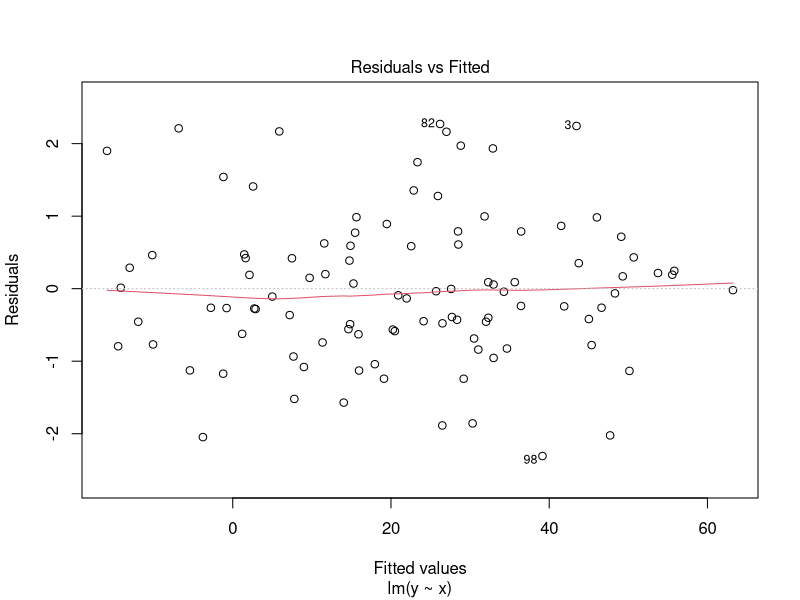
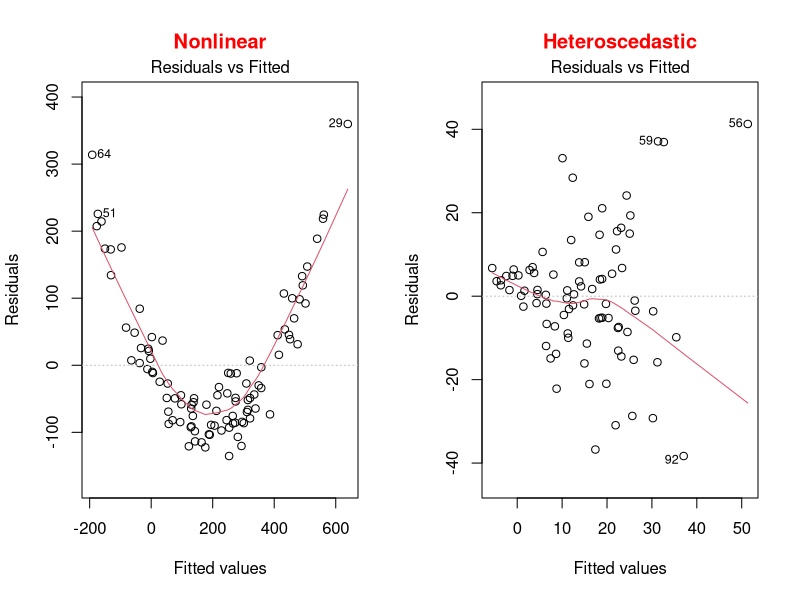
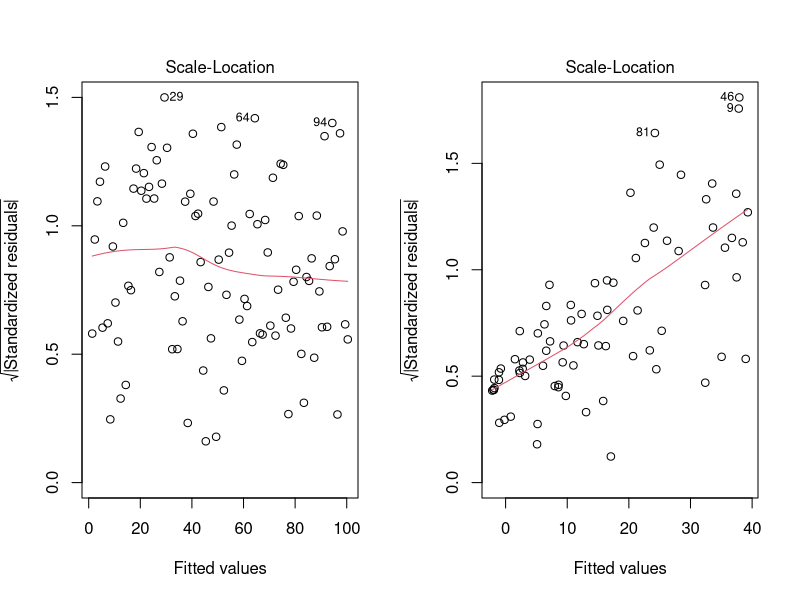
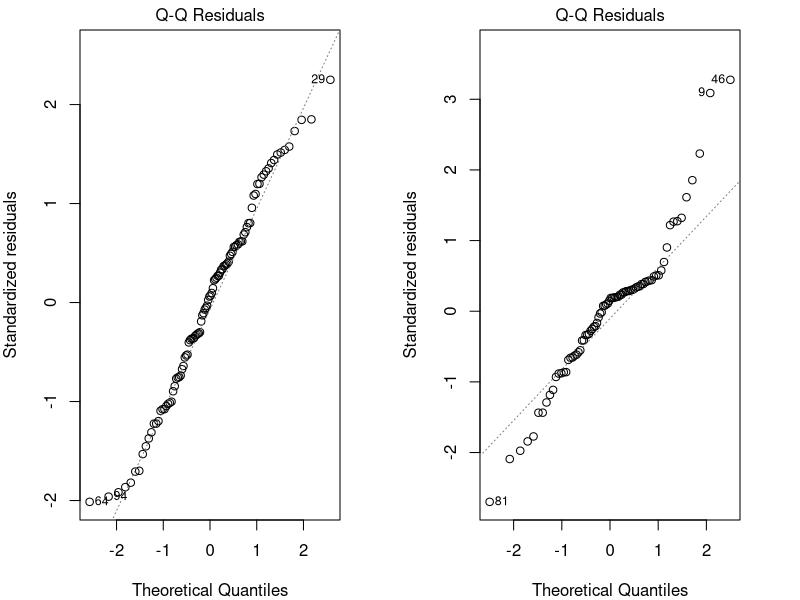
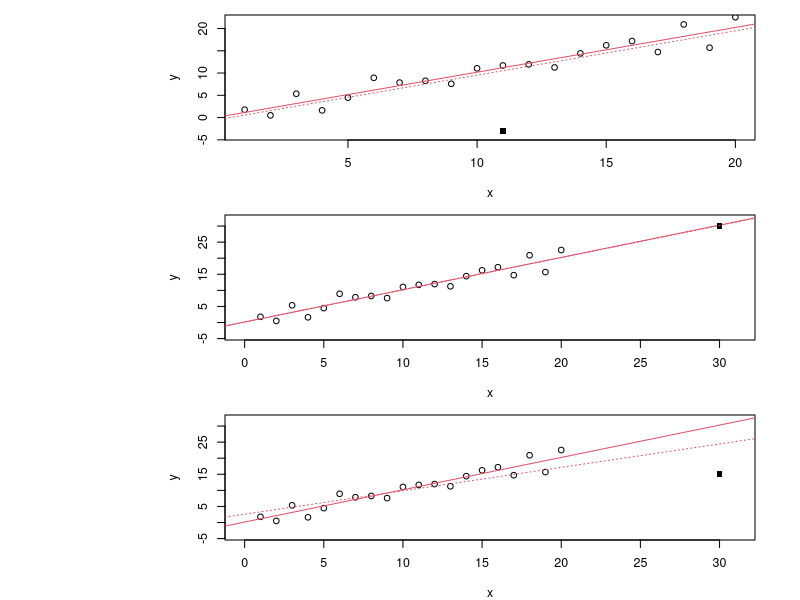
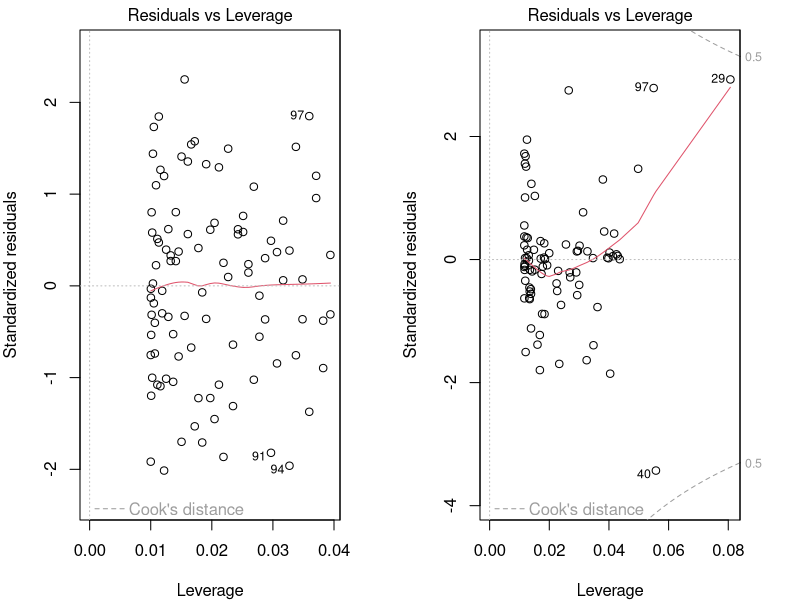
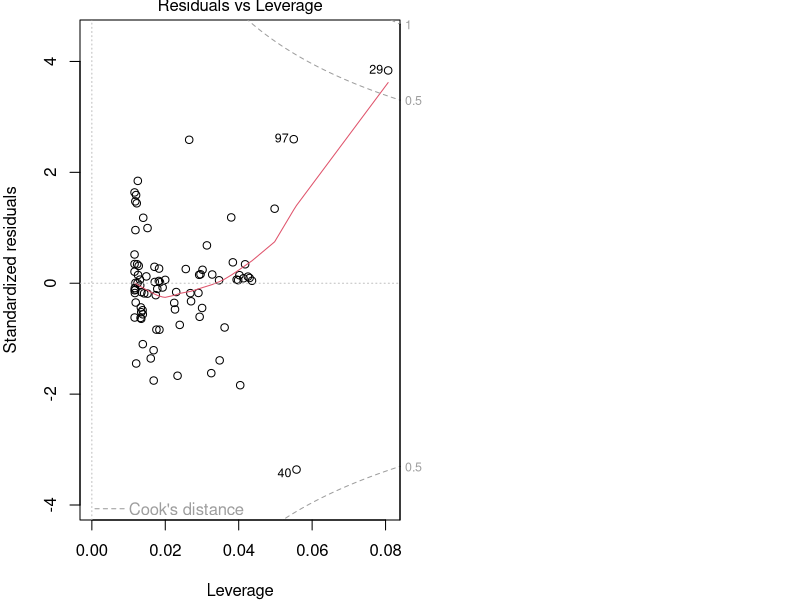
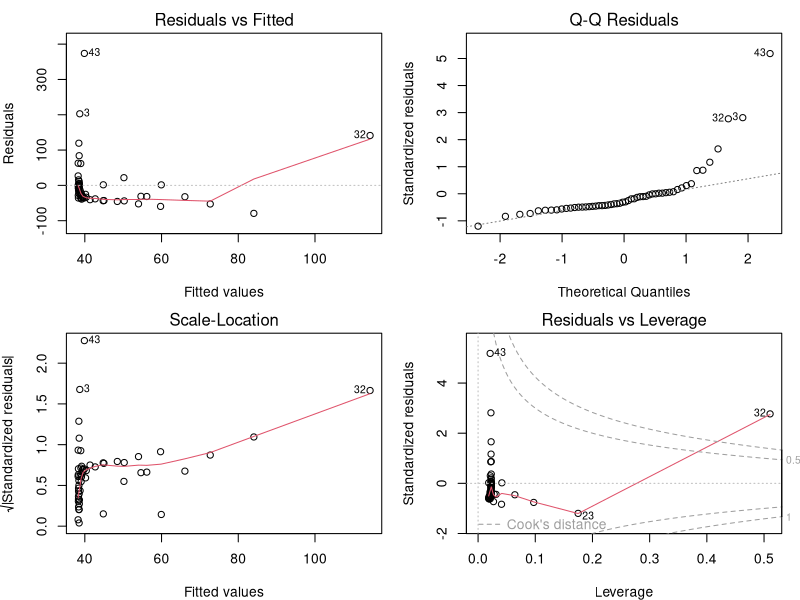

Write R code to recreate these figures, in order. (Note: this script raises an error after producing the figures.)
## ---- chunk 1
knitr::opts_chunk$set(
  comment = "#",
  collapse = TRUE,
  #cache = TRUE,
  warning = FALSE,
  message = FALSE,
  fig.width=6, fig.height=6,
  fig.align = 'center'
)
## ---- chunk 2
options(repos=structure(c(CRAN="http://cran.r-project.org")))
## ---- chunk 3
if (!require(dplyr)) install.packages("dplyr")
library(dplyr)

if (!require(kableExtra)) install.packages("kableExtra")
library(kableExtra)

if (!require(vegan)) install.packages("vegan")
library(vegan)

if (!require(e1071)) install.packages("e1071")
library(e1071)

if (!require(MASS)) install.packages("MASS")
library(MASS)

if (!require(car)) install.packages("car")
library(car)

if (!require(effects)) install.packages("effects")
#library(effects)

## ---- chunk 4
bird <- read.csv("Scripts_and_data/birdsdiet.csv")
## ---- chunk 5
str(bird)
## ---- chunk 6
str(bird)
## ---- chunk 7
lm1 <- lm(MaxAbund ~ Mass, data = bird)
## ---- chunk 8
  set.seed(1234564)
  x <- rnorm(100,10,10)
  y <- 2*x+0 + rnorm(100)
  lm <- lm(y~x)
  plot(lm, which = 1)
## ---- chunk 9
par(mfrow=c(1,2))
set.seed(1234564)
x = rnorm(100,10,10)
y = (x)^2 + rnorm(length(x),0,30)
lm=lm(y~scale(x))
plot(lm,which = 1, main = "Nonlinear", col.main="red")

x = rnorm(100,10,10)
y = (x) + 0 + rnorm(length(x), 0, x)
lm=lm(y~scale(x))
plot(lm,which = 1, main = "Heteroscedastic", col.main="red")
## ---- chunk 10
par(mfrow=c(1,2))
set.seed(1234564)
x <- 1:100
y <- x + rnorm(100,sd=5)
lm=lm(y~x)
plot(lm,which = 3)

set.seed(2)
x = rnorm(100,10,10)
y = (x) + 0 + rnorm(length(x), 0, x)
lm=lm(y~scale(x))
plot(lm,which = 3)
## ---- chunk 11
par(mfrow=c(1,2), mar = c(4, 4, 1.5, 3))
set.seed(1234564)
x <- 1:100
y <- x + rnorm(100,sd=5)
lm=lm(y~x)
plot(lm, which = 2)

set.seed(2)
x = rnorm(100,10,10)
y = (x) + 0 + rnorm(length(x), 0, x)
lm=lm(y~scale(x))
plot(lm, which = 2)
## ---- chunk 12
par(mfrow=c(3, 1), mar = c(4, 15, 1, 3), cex = 0.75)
set.seed(1234564)
x <- 1:20
y <- rnorm(x, x, 2)
lm0 <- lm(y ~ x)
# plot 1
plot(x, y, ylim = c(-4, 22)); abline(lm0, col = 2); points(11, -3, pch = 15)
# add 20, 10 point to the new lm
xx <- c(x, 11); yy <- c(y, -3)
abline(lm(yy ~ xx), col = 2, lty = 3)
text(-18, 10, srt=0, adj = 0, labels = '* No leverage \n* Low influence', xpd = TRUE, cex = 1.5)
# plot 2
plot(x, y, ylim = c(-4, 32), xlim = c(0, 31)); abline(lm0, col = 2); points(30, 30, pch = 15)
# add 20, 10 point to the new lm
xx <- c(x, 30); yy <- c(y, 30)
abline(lm(yy ~ xx), col = 2, lty = 3)
text(-31, 15, srt=0, adj = 0, labels = '* High leverage \n* No influence', xpd = TRUE, cex = 1.5)

# plot 3
plot(x, y, ylim = c(-4, 32), xlim = c(0, 31)); abline(lm0, col = 2); points(30, 15, pch = 15)
# add 20, 10 point to the new lm
xx <- c(x, 30); yy <- c(y, 15)
abline(lm(yy ~ xx), col = 2, lty = 3)
text(-31, 15, srt=0, adj = 0, labels = '* High leverage \n* High influence', xpd = TRUE, cex = 1.5)
## ---- chunk 13
par(mfrow=c(1,2), mar = c(4, 4, 1.5, 3))
set.seed(1234564)
x <- 1:100
y <- x + rnorm(100,sd=5)
lm=lm(y~x)
plot(lm, which = 5)

set.seed(1234564)
x = rnorm(100,10,10)
y = (x) + 0 + rnorm(length(x), 0, x)
lm=lm(y~scale(x))
plot(lm, which = 5)
## ---- chunk 14
par(mar = c(4, 4, 1, 0))
set.seed(1234564)
x = rnorm(100,10,10)
y = (x) + 0 + rnorm(length(x), 0, x)
y[29] <- 100
lm=lm(y~scale(x))
plot(lm, which = 5)
## ---- chunk 15
par(mfrow=c(2,2), mar = c(4,4,2,1.1), oma =c(0,0,0,0))
plot(lm1)
## ---- chunk 16
par(mfrow=c(1,3), mar = c(4,4,3,1), cex = 0.8)
plot(bird$MaxAbund ~ bird$Mass)
abline(lm1) # adds the best-fit line
hist(bird$MaxAbund) # hist() produces a histogram of the variable
hist(bird$Mass)
## ---- chunk 17
shapiro.test(bird$MaxAbund)
shapiro.test(bird$Mass)
## ---- chunk 18
skewness(bird$MaxAbund)
skewness(bird$Mass)
## ---- chunk 19
bird$logMaxAbund <- log10(bird$MaxAbund)
bird$logMass <- log10(bird$Mass)
## ---- chunk 20
lm2 <- lm(logMaxAbund ~ logMass, data = bird)
## ---- chunk 21
par(mfrow=c(2,2), mar=c(3,4,1.15,1.2))
plot(lm2)
## ---- chunk 22
par(mfrow=c(1,3), mar=c(4,4,1.15,1.2))
plot(logMaxAbund ~ logMass, data=bird)
abline(lm2)
hist(log10(bird$MaxAbund))
hist(log10(bird$Mass))
## ---- chunk 23
summary(lm2)
## ---- chunk 24
lm2$coef
summary(lm2)$coefficients
summary(lm2)$r.squared
## ---- chunk 25
summary(lm2)
## ---- chunk 26
lm3 <- lm(logMaxAbund~logMass, data=bird, subset=!bird$Aquatic)
# removes aquatic birds (= TRUE)
# or equivalently
lm3 <- lm(logMaxAbund~logMass, data=bird, subset=bird$Aquatic == 0)
## ---- chunk 27
par(mfrow=c(1,2), mar = c(4, 4, 3, 1))
plot(logMaxAbund~logMass, data=bird, main = 'All birds')
abline(lm2, col = 'red')
plot(logMaxAbund~logMass, data=bird, subset=!bird$Aquatic, main = 'Terrestrial birds')
abline(lm3, col = 'red')
## ---- chunk 28
# Run the model
lm4 <- lm(logMaxAbund ~ logMass, data=bird, subset=bird$Passerine == 1)
summary(lm4)
## ---- chunk 29
# diagnostic plots
par(mfrow=c(2,2), mar = c(4,4,2,1.1), oma =c(0,0,0,0))
plot(lm4)
## ---- chunk 30
# Recall: we want adj.r.squared
summary(lm2)$adj.r.squared
summary(lm3)$adj.r.squared
summary(lm4)$adj.r.squared
## ---- chunk 31
boxplot(logMass ~ Aquatic,
        data = bird, names = c("Non-Aquatic", "Aquatic"))
## ---- chunk 32
var.test(logMass ~ Aquatic, data = bird)
## ---- chunk 33
ttest1 <- t.test(logMass ~ Aquatic, var.equal = TRUE, data = bird)

# Or use lm()
ttest.lm1 <- lm(logMass ~ Aquatic, data=bird)
## ---- chunk 34
ttest1$statistic^2
anova(ttest.lm1)$F
# answer: F=60.3845 in both cases
## ---- chunk 35
ttest1
## ---- chunk 36
# Unilateral t-test
uni.ttest1 <- t.test(logMass ~ Aquatic,
                     var.equal = TRUE,
                     data = bird,
                     alternative = "less")
## ---- chunk 37
uni.ttest1
## ---- chunk 38
med <- sort(tapply(bird$logMaxAbund,
                   bird$Diet, median))
boxplot(logMaxAbund ~ factor(Diet,
                             levels = names(med)),
        data = bird)
## ---- chunk 39
anov1 <- lm(logMaxAbund ~ Diet,
            data = bird)
anova(anov1)
## ---- chunk 40
aov1 <- aov(logMaxAbund ~ Diet,
            data = bird)
summary(aov1)
## ---- chunk 41
anova(anov1)
## ---- chunk 42
summary(aov1)
## ---- chunk 43
bartlett.test(logMaxAbund ~ Diet,
              data = bird)
## ---- chunk 44
shapiro.test(resid(anov1))
## ---- chunk 45
summary(anov1)
## ---- chunk 46
TukeyHSD(aov(anov1),
         ordered=T)
## ---- chunk 47
sd <- tapply(bird$logMaxAbund, list(bird$Diet), sd)
means <- tapply(bird$logMaxAbund, list(bird$Diet), mean)
n <- length(bird$logMaxAbund)
se <- 1.96*sd/sqrt(n)
bp <- barplot(means)
epsilon = 0.1
segments(bp, means - se, bp, means + se, lwd=2)
segments(bp - epsilon, means - se, bp + epsilon, means - se, lwd = 2)
segments(bp - epsilon, means + se, bp + epsilon, means + se, lwd = 2)
## ---- chunk 48
anov2 <- lm(logMaxAbund ~ Diet*Aquatic,
            data = bird)
summary(anov2)
anova(anov2)
## ---- chunk 49
ancov1 <- lm(logMaxAbund ~ logMass*Diet,
             data = bird)
anova(ancov1)
## ---- chunk 50
ancov2 <- lm(logMaxAbund ~ logMass + Diet,
             data = bird)
anova(ancov2)

## ---- chunk 51
Dickcissel = read.csv("Scripts_and_data/dickcissel.csv")
## ---- chunk 52
str(Dickcissel)
## ---- chunk 53
plot(Dickcissel) # May take some time
## ---- chunk 54
lm.mult <- lm(abund ~ clTma + NDVI + grass,
              data = Dickcissel)
summary(lm.mult)
## ---- chunk 55
par(mfrow=c(2,2))
plot(lm.mult)
## ---- chunk 56
summary(lm.mult)
## ---- chunk 57
par(mfrow=c(1,3))
plot(abund ~ clTma, data = Dickcissel)
plot(abund ~ NDVI,  data = Dickcissel)
plot(abund ~ grass, data = Dickcissel)
## ---- chunk 58
lm.full <- lm(abund ~ . - Present,
              data = Dickcissel)
lm.step <- step(lm.full)

# ?step
## ---- chunk 59
summary(lm.full)
## ---- chunk 60
summary(lm.step)
## ---- chunk 61
tapply(bird$logMaxAbund,
       bird$Diet,
       mean)
coef(anov1)
coef(anov1)[1] + coef(anov1)[2] # InsectVert
coef(anov1)[1] + coef(anov1)[3] # Plant
## ---- chunk 62
bird$Diet2 <- relevel(bird$Diet, ref="Plant")
anov2 <- lm(logMaxAbund ~ Diet2,
            data = bird)
summary(anov2)
anova(anov2)
## ---- chunk 63
bird$Diet2 <- factor(bird$Diet, levels=names(med))
anov2 <- lm(logMaxAbund ~ Diet2,
            data = bird)
summary(anov2)
anova(anov2)
## ---- chunk 64
sum(contrasts(bird$Diet)[,1])
sum(contrasts(bird$Diet)[,1]*contrasts(bird$Diet)[,2])
## ---- chunk 65
options(contrasts=c("contr.helmert", "contr.poly"))
sum(contrasts(bird$Diet)[,1])
sum(contrasts(bird$Diet)[,1]*contrasts(bird$Diet)[,2])
anov3 <- lm(logMaxAbund ~ Diet,
            data = bird)
summary(anov3)
## ---- chunk 66
table(bird$Aquatic)
## ---- chunk 67
unb.anov1 <- lm(logMaxAbund ~ Aquatic + Diet, data = bird)
unb.anov2 <- lm(logMaxAbund ~ Diet + Aquatic, data = bird)
anova(unb.anov1)
anova(unb.anov2)
## ---- chunk 68
library(car)
Anova(unb.anov1, type = "III")
Anova(unb.anov2, type = "III")
## ---- chunk 69

poly.reg=data.frame(Degree = 0:5,
                    Name = c("Constant","Linear","Quadratic",
                             "Cubic","Quartic","Quintic"),
                    Example = c("\\(3\\)",
                                "\\(x+9\\)",
                                "\\(x^2-x+4\\)",
                                "\\(x^3-x^2+5\\)",
                                "\\(6x^4-x^3+x-2\\)",
                                "\\(x^5-3x^3+x^2+8\\)"))
# knitr::kable(poly.reg, format = "html")
knitr::kable(poly.reg, format = "html", escape=FALSE)
## ---- chunk 70
lm.linear <- lm(abund ~ clDD, data = Dickcissel)
lm.quad   <- lm(abund ~ clDD + I(clDD^2), data = Dickcissel)
lm.cubic  <- lm(abund ~ clDD + I(clDD^2) + I(clDD^3), data = Dickcissel)
## ---- chunk 71
mod <- lm(clDD ~ clFD + clTmi + clTma + clP + grass, data = Dickcissel)
vif(mod)
## ---- chunk 72
library(vegan)
part.lm = varpart(Dickcissel$abund,
                  Dickcissel[ ,c("clDD","clFD","clTmi","clTma","clP")],
                  Dickcissel[ ,c("broadleaf","conif","grass","crop", "urban","wetland")])
part.lm

showvarparts(2)

plot(part.lm,
     digits = 2,
     bg = rgb(48,225,210,80,
              maxColorValue=225),
     col = "turquoise4")
## ---- chunk 73
# Climate set
out.1 = rda(Dickcissel$abund,
            Dickcissel[ ,c("clDD", "clFD","clTmi","clTma","clP")],
            Dickcissel[ ,c("broadleaf","conif","grass","crop", "urban","wetland")])
anova(out.1,
      step = 1000,
      perm.max = 1000)

# Land cover set
out.2 = rda(Dickcissel$abund,
            Dickcissel[ ,c("broadleaf","conif","grass","crop", "urban", "wetland")],
            Dickcissel[ ,c("clDD","clFD","clTmi", "clTma","clP")])
anova(out.2,
      step = 1000,
      perm.max = 1000)
